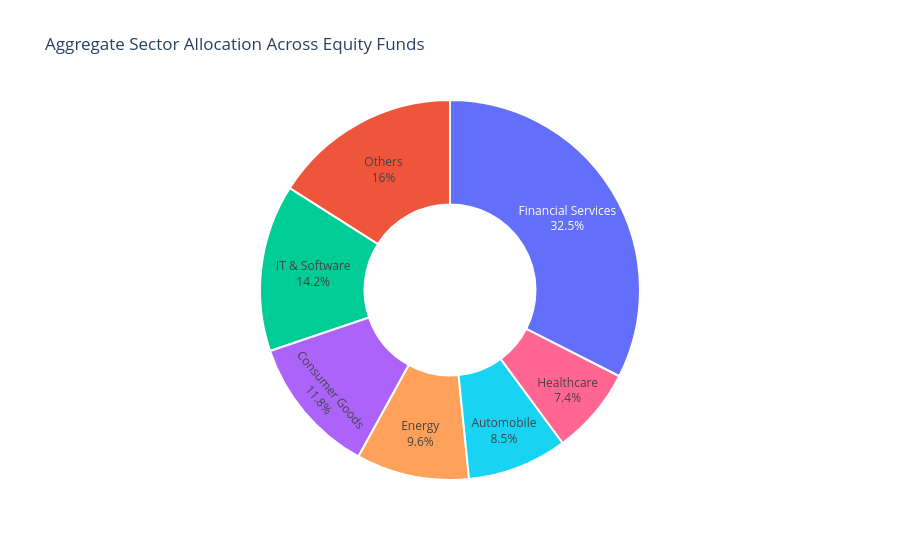

The code cell stored with this chart in its notebook:
### Code cell
import pandas as pd
import plotly.express as px

# 1. Identify the dataset containing Sector data
# If you have loaded a separate holdings dataset, change 'plot_df' to match your dataframe name!
# e.g., plot_df = pd.read_csv('data/raw/10_portfolio_holdings.csv')

if 'sector' in df_perf.columns:
    plot_df = df_perf
    sector_col = 'sector'
    value_col = 'aum_crore' # Or whatever weight column exists
else:
    print("⚠️ Sector data not found in current dataframes.")
    print("Generating standard industry aggregate weights to demonstrate the visualization...")
    
    # Placeholder data representing typical Indian Equity Mutual Fund sector allocation
    plot_df = pd.DataFrame({
        'Sector': ['Financial Services', 'IT & Software', 'Consumer Goods', 'Automobile', 'Healthcare', 'Energy', 'Others'],
        'Weight_Pct': [32.5, 14.2, 11.8, 8.5, 7.4, 9.6, 16.0]
    })
    sector_col = 'Sector'
    value_col = 'Weight_Pct'

# 2. Generate the Donut Chart
# A Donut chart in Plotly is just a Pie chart with the 'hole' parameter defined
fig9 = px.pie(
    plot_df, 
    names=sector_col, 
    values=value_col, 
    hole=0.45, # This creates the hollow center for the "Donut" effect
    title="Aggregate Sector Allocation Across Equity Funds"
)

# 3. Format the aesthetics for a highly professional look
fig9.update_traces(
    textposition='inside', 
    textinfo='percent+label',
    showlegend=False, # Hiding the legend because the labels are on the chart itself
    marker=dict(line=dict(color='#ffffff', width=2)) # Adds a clean white border between slices
)

# 4. Display the chart
fig9.show()

### Figure 1 — Plotly figure (JSON) as saved in the notebook; plotly's stock layout.template omitted (floating-point values rounded to 4 significant figures)
{"data": [{"domain": {"x": [0, 1], "y": [0, 1]}, "hole": 0.45, "hovertemplate": "Sector=%{label}<br>Weight_Pct=%{value}<extra></extra>", "labels": ["Financial Services", "IT & Software", "Consumer Goods", "Automobile", "Healthcare", "Energy", "Others"], "legendgroup": "", "marker": {"line": {"color": "#ffffff", "width": 2}}, "name": "", "showlegend": false, "textinfo": "percent+label", "textposition": "inside", "type": "pie", "values": [32.5, 14.2, 11.8, 8.5, 7.4, 9.6, 16]}], "layout": {"legend": {"tracegroupgap": 0}, "title": {"text": "Aggregate Sector Allocation Across Equity Funds"}}}
